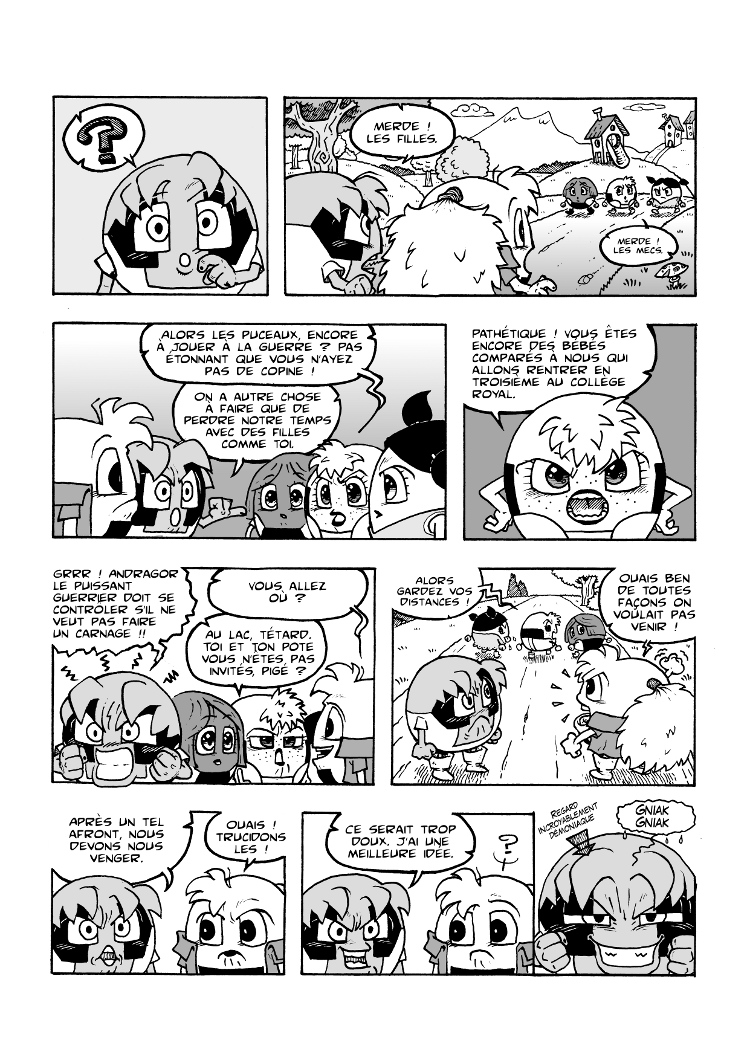
#> input picture dataset/0 (1).jpg, 750 x 1060 px, found by its file name; its folder holds only this picture in this run
$ python img_resize.py
#> lines starting #> are read from the running program, lines starting #| are printed output that depends on the picture
from PIL import Image
image_path = 'C:/Users/iaren/TextRemoveNN/dataset'
for i in range(1, 33, 1):
    if i < 32:
        img = Image.open(f'C:/Users/iaren/PycharmProjects/TextRemoveNN/dataset/0 ({i}).jpg')
#> img is the input picture: PIL image 750x1060 RGB; min 0, max 255, mean 212.4
        new_image = img.resize((256, 256))
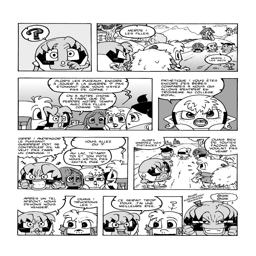
#> new_image: PIL image 256x256 RGB; min 0, max 255, mean 211.8
#> (the run stopped early here; a loop or call above may not have finished)
